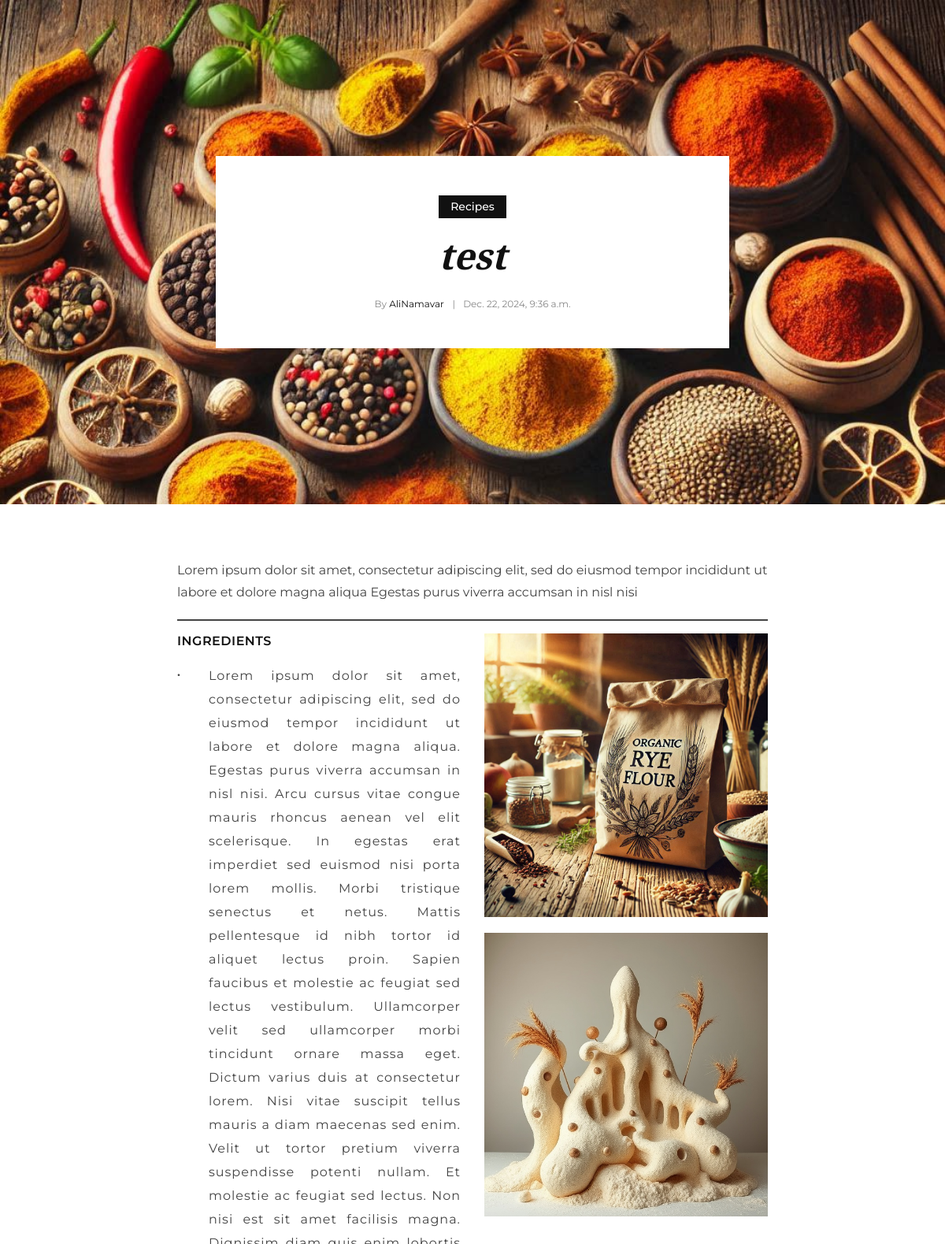
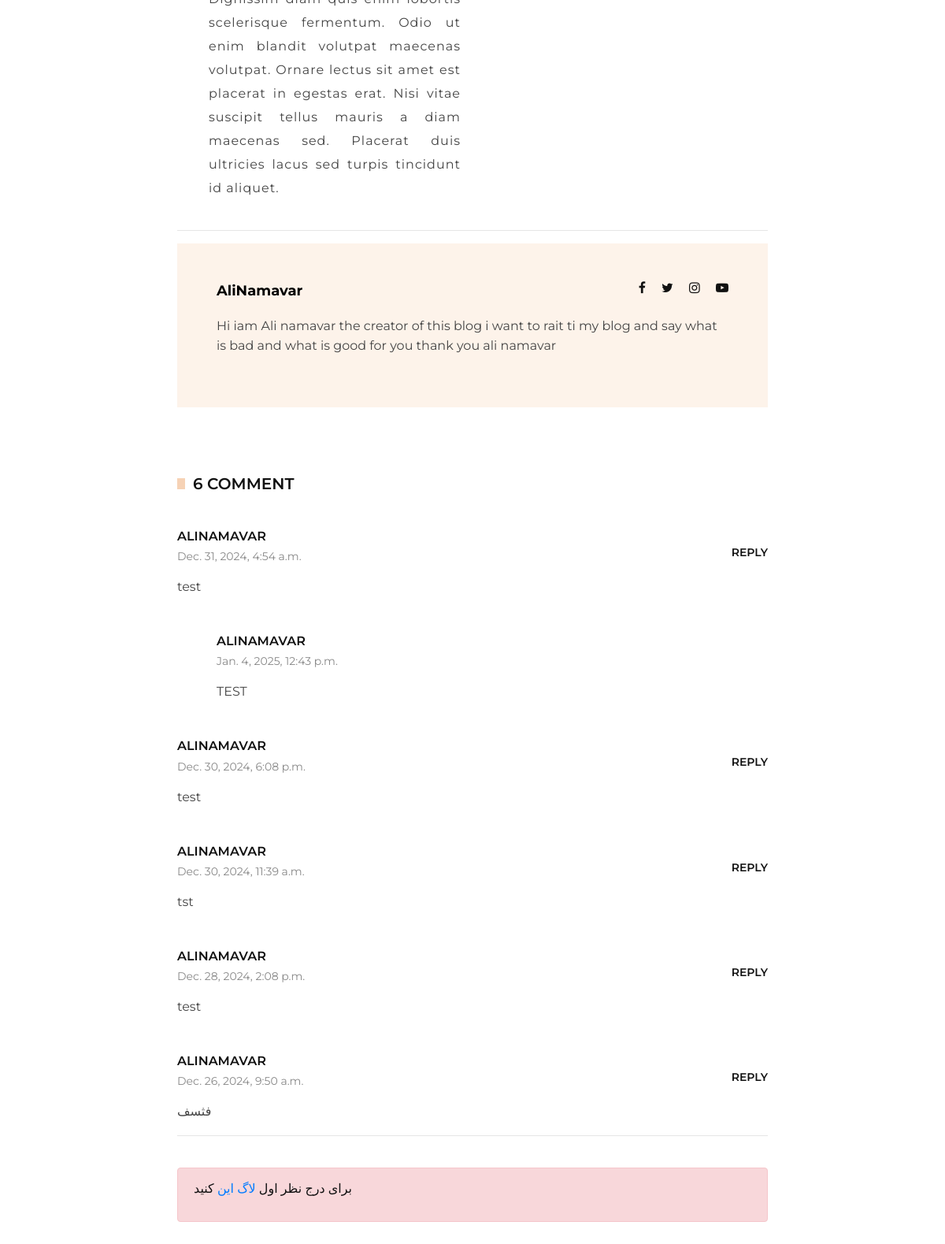
/1/, run on the app's committed database (2 pictures, top to bottom).
### article_module/models.py (models this page shows, shortened)
class Article(models.Model):
    author = models.ForeignKey(User, on_delete=models.CASCADE, verbose_name='نویسنده', editable=False)
    category = models.ForeignKey(ArticleCategory, on_delete=models.CASCADE, verbose_name='دسته بندی')
    title = models.CharField(max_length=100, verbose_name='عنوان')
    url_title = models.CharField(max_length=150, verbose_name='عنوان در url ', unique=True, db_index=True)
    slug = models.SlugField(max_length=400, verbose_name=' عنوان (en)', unique=True, db_index=True, editable=False)
    short_description = models.TextField(verbose_name='توضیحات کوتاه')
    description = models.TextField(verbose_name='توضیحات')
    image = models.ImageField(upload_to='images/article', verbose_name='تصویر')
    created_date = models.DateTimeField(auto_now_add=True, verbose_name='زمان ایجاد مقاله')
    is_active = models.BooleanField(default=False, verbose_name='فعال')
    image_detail_one = models.ImageField(upload_to='images/article', verbose_name='تصویر برای جزییات مقاله', null=True, blank=True)
    image_detail_two = models.ImageField(upload_to='images/article', verbose_name='تصویر برای جزییات مقاله', null=True, blank=True)
    class Meta:
        verbose_name = 'Article'
        verbose_name_plural = 'Articles'

class article_comments(models.Model):
    article = models.ForeignKey(Article, on_delete=models.CASCADE, verbose_name='مقاله')
    user = models.ForeignKey(User, on_delete=models.CASCADE, verbose_name='نویسنده کامنت')
    comment = models.TextField(verbose_name='متن کامنت')
    created_date = models.DateTimeField(auto_now_add=True, verbose_name='زمان ثبت کامنت')
    parent = models.ForeignKey('article_comments', on_delete=models.CASCADE, verbose_name='کامنت والد', null=True, blank=True)
    class Meta:
        verbose_name = 'Article_comment'
        verbose_name_plural = 'Article_comments'

### account_module/models.py (models this page shows, shortened)
class User(AbstractUser):
    username = models.CharField(max_length=150, null=True, blank=True, unique=False, verbose_name='نام کاربری')
    email = models.EmailField(unique=True, verbose_name='ایمیل')
    avatar = models.ImageField(upload_to='images/users', verbose_name='تصویر آواتار', null=True, blank=True)
    email_active_code = models.CharField(max_length=75, verbose_name='کد فعالسازی ایمیل', null=True, blank=True)
    about_user = models.TextField(verbose_name='درباره کاربر', null=True, blank=True)
    address = models.CharField(max_length=250, verbose_name='آدرس کاربر')
    USERNAME_FIELD = 'email'  # شناسه ورود ایمیل
    REQUIRED_FIELDS = ['username']  # نام کاربری فیلد ضروری

### article_module/views.py (the view, shortened to what this page needs)
# urls.py: path('<pk>/', views.ArticleDetailView.as_view(), name='article-Detail'),
class ArticleDetailView(DetailView):
    model = Article
    template_name = 'article_module/article_detail.html'
    context_object_name = 'article'
    def get_context_data(self, *, object_list=None, **kwargs):
        context = super().get_context_data(object_list=object_list, **kwargs)
        article = self.object
        context['comments'] = (article_comments.objects.filter(parent_id=None, article_id=article.id).
                               prefetch_related('article_comments_set').order_by('-created_date'))
        context['form'] = CommentForm()
        context['comment_count'] = article_comments.objects.filter(article_id=article.id).count()
        user_ip = get_client_ip(self.request)
        user_id = None
        if self.request.user.is_authenticated:
            user_id = self.request.user.id
        has_been_visited = ArticleVisited.objects.filter(ip__iexact=user_ip, Article_id=article.id).exists()
        return context

### utils/http_service.py (called while the page is built)
def get_client_ip(request: HttpRequest):
    x_forwarded_for = request.META.get('HTTP_X_FORWARDED_FOR')
    if x_forwarded_for:
        ip = x_forwarded_for.split(',')[0]
    else:
        ip = request.META.get('REMOTE_ADDR')
    return ip

### article_module/templates/article_module/article_detail.html (shortened to what this page needs)
{% extends 'shared/layout.html' %}
{% block content %}
    <div class="blog-hero set-bg" data-setbg="{{ article.image.url }}">
        <div class="container">
            <div class="row d-flex justify-content-center">
                <div class="col-lg-7">
                    <div class="blog__hero__text">
                        <div class="label">Recipes</div>
                        <h2>{{ article.title }}</h2>
                        <ul>
                            <li>By <span>{{ article.author.username }}</span></li>
                            <li>{{ article.created_date }}</li>
                        </ul>
                    </div>
                </div>
            </div>
        </div>
    </div>
    <section class="blog-details spad">
        <div class="container">
            <div class="row d-flex justify-content-center">
                <div class="col-lg-8">
                    <div class="blog__details__content">
                        <div class="blog__details__text">
                            <p>{{ article.short_description }}</p>
                        </div>
                        <hr class="divider">
                        <div class="blog__details__recipe__details">
                            <div class="row">
                                <div class="col-lg-6">
                                    <div class="blog__details__ingredients">
                                        <h6>Ingredients</h6>
                                        <ul>
                                            <li><span>.</span>{{ article.description }}</li>
                                        </ul>
                                    </div>
                                </div>
                                <div class="col-lg-6">
                                    <div class="blog__details__ingredients__pic">
                                        {% if article.image_detail_one and article.image_detail_two %}
                                            <img src="{{ article.image_detail_one.url }}" alt="">
                                            <div style="height: 20px;"></div>
                                            <img src="{{ article.image_detail_two.url }}" alt="">
                                        {% endif %}
                                    </div>
                                </div>
                            </div>
                        </div>
                        <hr>
                        <div class="blog__details__author">
                            <div class="blog__details__author__text">
                                <h6 class="article-author-name">{{ article.author.username }}</h6>
                                <div class="blog__details__author__social">
                                    <a href="#"><i class="fa fa-facebook"></i></a>
                                    <a href="#"><i class="fa fa-twitter"></i></a>
                                    <a href="#"><i class="fa fa-instagram"></i></a>
                                    <a href="#"><i class="fa fa-youtube-play"></i></a>
                                </div>
                                <p class="article-description">{{ article.author.about_user }}</p>
                            </div>
                        </div>
                        <div id="comments-section">
                            <div class="blog__details__comment">
                                <h5>{{ comment_count }} Comment</h5>
                                {% for comment in comments %}
                                    <div class="blog__details__comment__item">
                                        <div class="blog__details__comment__item__text">
                                            <h6>{{ comment.user.username }}</h6>
                                            <span>{{ comment.created_date }}</span>
                                            <p>{{ comment.comment }}</p>
                                            <div class="blog__details__comment__btns">
                                                <a onclick="fillpatternid({{ comment.id }}, event)"
                                                   href="#">Reply</a>
                                            </div>
                                        </div>
                                    </div>
                                    {% if comment.article_comments_set.all %}
                                        {% for sub_com in comment.article_comments_set.all %}
                                            <div class="blog__details__comment__item blog__details__comment__item--reply">
                                                <div class="blog__details__comment__item__text">
                                                    <h6>{{ sub_com.user.username }}</h6>
                                                    <span>{{ sub_com.created_date }}</span>
                                                    <p>{{ sub_com.comment }}</p>
                                                </div>
                                            </div>
                                        {% endfor %}
                                    {% endif %}
                                {% endfor %}
                            </div>
                        </div>
                        <hr>
                        <br>
                        {% if request.user.is_authenticated %}
                            <form method="post" action="{% url 'article-comment' %}" id="commentForm"
                                  hx-post="{% url 'article-comment' %}" hx-target="#comments-section"
                                  hx-swap="innerHTML">
                                {% csrf_token %}
                                <div class="checkout__input">
                                    <p>Leave a comment<span>*</span></p>
                                    {{ form.message }}
                                </div>
                                <input type="hidden" id="parent_id" value="" name="articleparentId">
                                <input type="hidden" value="{{ article.id }}" name="articleid">
                                <div id="success-message"></div>
                                <button type="submit" class="site-btn">Submit</button>
                                {% if messages %}
                                    <div id="message-box" class="alert alert-success-custom overlay-message">
                                        {% for message in messages %}
                                            {{ message }}
                                        {% endfor %}
                                    </div>
                                    <script>
                                        setTimeout(function () {
                                            var messageBox = document.getElementById('message-box');
                                            if (messageBox) {
                                                messageBox.style.display = 'none';
                                            }
                                        }, 3000);
                                    </script>
                                {% endif %}
                            </form>
                        {% else %}
                            <div class="alert alert-danger">
                                <p> برای درج نظر اول<a href="{% url 'login' %}"> لاگ این</a> کنید </p>
                            </div>
                        {% endif %}
                    </div>
                </div>
    </section>
{% endblock %}

### static/css/custom.css (style rules this page uses)
.divider { margin-top: 20px; border: 1px solid #444444; }
.blog__details__ingredients ul li { list-style: none; font-size: 16px; color: #444444; line-height: 30px; letter-spacing: 1px; padding-left: 40px; position: relative; display: block; max-width: 100%; white-space: normal; word-break: break-word; text-align: justify; }
.article-author-name { font-size: 18px; font-weight: 700; color: #000; margin-bottom: 10px; display: inline-block; }
.article-description { font-size: 16px; line-height: 1.6; color: #444; margin-top: 10px; }

### data on the page
Article: title "test", author.username "AliNamavar", created_date "Dec. 22, 2024, 9:36 a.m.", short_description "Lorem ipsum dolor sit amet, consectetur adipiscing elit, sed do eiusmod tempor incididunt ut labore et dolore magna aliqua Egestas purus viverra accumsan in nisl nisi", description "Lorem ipsum dolor sit amet, consectetur adipiscing elit, sed do eiusmod tempor incididunt ut labore et dolore magna aliqua. Egestas purus viverra accumsan in nisl nisi. Arcu cursus vitae congue mauris rhoncus aenean vel elit scelerisque. In egestas erat imperdiet sed euismod nisi porta lorem mollis. Morbi tristique senectus et netus. Mattis pellentesque id nibh tortor id aliquet lectus proin. Sapien faucibus et molestie ac feugiat sed lectus vestibulum. Ullamcorper velit sed ullamcorper morbi tincidunt ornare massa eget. Dictum varius duis at consectetur lorem. Nisi vitae suscipit tellus mauris a diam maecenas sed enim. Velit ut tortor pretium viverra suspendisse potenti nullam. Et molestie…", image_detail_one (picture), image_detail_two (picture), author.about_user "Hi iam Ali namavar the creator of this blog i want to rait ti my blog and say what is bad and what is good for you thank you ali namavar"
article_comments: user.username "ALINAMAVAR", created_date "Dec. 31, 2024, 4:54 a.m.", comment "test"
article_comments: user.username "ALINAMAVAR", created_date "Jan. 4, 2025, 12:43 p.m.", comment "TEST"
article_comments: user.username "ALINAMAVAR", created_date "Dec. 30, 2024, 6:08 p.m.", comment "test"
article_comments: user.username "ALINAMAVAR", created_date "Dec. 30, 2024, 11:39 a.m.", comment "tst"
article_comments: user.username "ALINAMAVAR", created_date "Dec. 28, 2024, 2:08 p.m.", comment "test"
article_comments: user.username "ALINAMAVAR", created_date "Dec. 26, 2024, 9:50 a.m.", comment "فثسف"

### other printed values
{{ comment_count }} "6"
